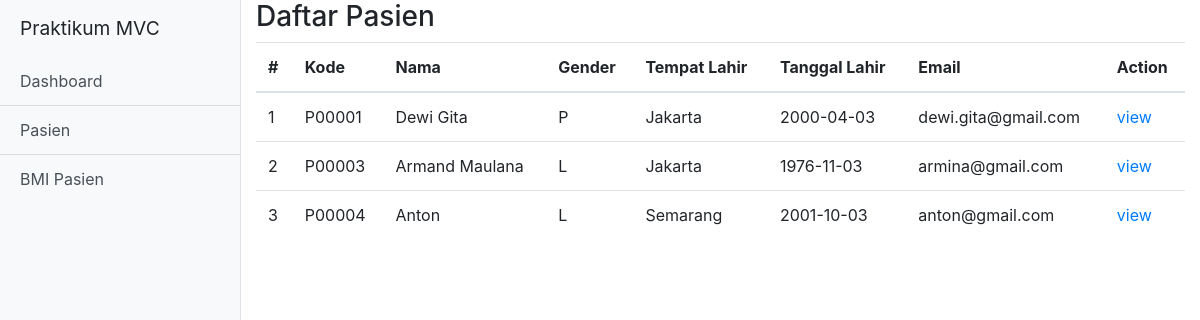
The page /index.php/pasien/list on the database its author committed.
### tables this page shows
CREATE TABLE `pasien` (
  `id` int(11) NOT NULL,
  `kode` varchar(6) NOT NULL,
  `nama` varchar(40) NOT NULL,
  `gender` char(1) DEFAULT NULL,
  `tmpt_lahir` varchar(30) DEFAULT NULL,
  `tgl_lahir` date DEFAULT NULL,
  `email` varchar(45) DEFAULT NULL
);

### application/controllers/Pasien.php (called while the page is built, shortened)
<?php
class Pasien extends CI_Controller {
    public function list() {
        $this->load->model('m_pasien');
        $data['pasien'] = $this->m_pasien->getAll();
        $this->load->view('header');
        $this->load->view('pasien/list', $data);
        $this->load->view('footer');
    }
}

### index.php (called while the page is built, shortened)
<?php
require_once BASEPATH.'core/CodeIgniter.php';

### application/models/M_Pasien.php (called while the page is built, shortened)
<?php
class M_Pasien extends CI_Model {
    public function getAll() {
        $q = $this->db->get('pasien');
        return $q;
    }
}

### application/views/pasien/list.php (the view)
<h3>Daftar Pasien</h3>
<table class="table">
    <thead>
        <tr>
            <th>#</th>
            <th>Kode</th>
            <th>Nama</th>
            <th>Gender</th>
            <th>Tempat Lahir</th>
            <th>Tanggal Lahir</th>
            <th>Email</th>
            <th>Action</th>
        </tr>
    </thead>
    <tbody>
        <?php
        $nomor = 1;
        foreach ($pasien->result() as $pasien) {
            echo '
                <tr>
                    <td>' . $nomor . '</td>
                    <td>' . $pasien->kode . '</td>
                    <td>' . $pasien->nama . '</td>
                    <td>' . $pasien->gender . '</td>
                    <td>' . $pasien->tmpt_lahir . '</td>
                    <td>' . $pasien->tgl_lahir . '</td>
                    <td>' . $pasien->email . '</td>
                    <td>
                        <a href="' . base_url() . 'pasien/view/' . $pasien->id . '">view</a>
                    </td>
                </tr>';
            $nomor++;
        }
        ?>
    </tbody>
</table>

### rows shown on the page
pasien: kode "P00001", nama "Dewi Gita", gender "P", tmpt_lahir "Jakarta", tgl_lahir "2000-04-03", email "dewi.gita@gmail.com"
pasien: kode "P00003", nama "Armand Maulana", gender "L", tmpt_lahir "Jakarta", tgl_lahir "1976-11-03", email "armina@gmail.com"
pasien: kode "P00004", nama "Anton", gender "L", tmpt_lahir "Semarang", tgl_lahir "2001-10-03", email "anton@gmail.com"
